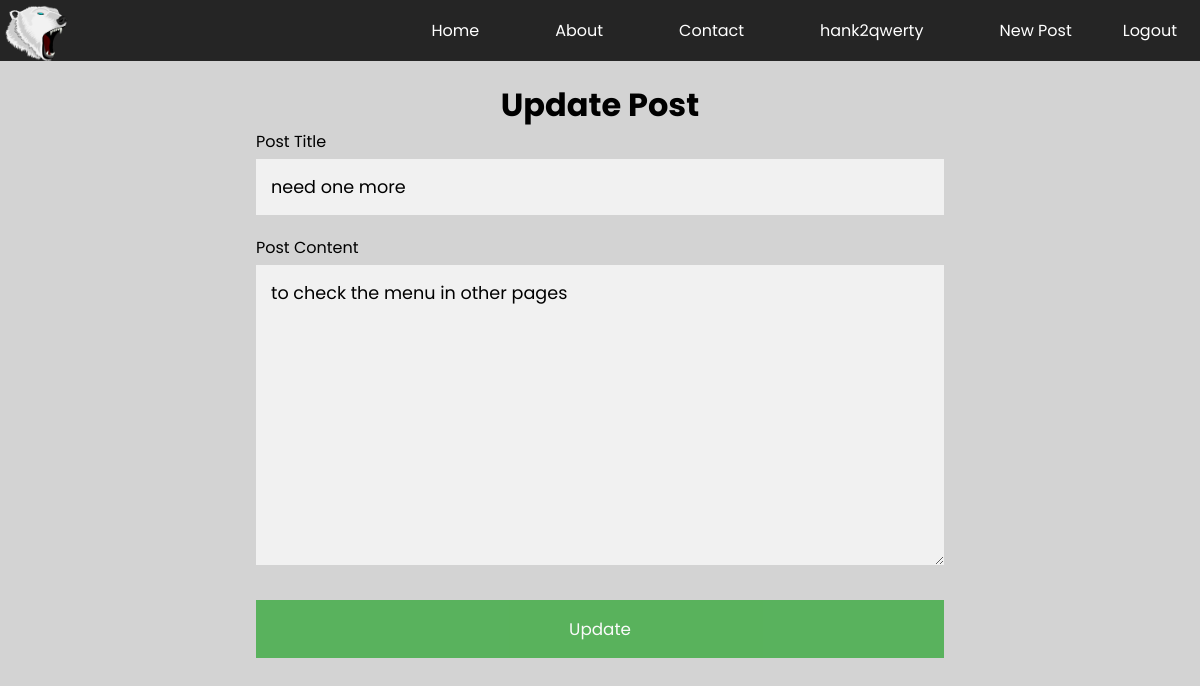
Screenshot of /post/35/update (signed in) with the database file from the repository.
### flaskblog/model.py (models this page shows, shortened)
class User(db.Model, UserMixin):
    id = db.Column(db.Integer, primary_key=True)
    username = db.Column(db.String(20), nullable=False, unique=True)
    email = db.Column(db.String(210), nullable=False, unique=True)
    password = db.Column(db.String(60), nullable=False)
    profile_img = db.Column(
        db.String(20), nullable=False, default='default.jpg')
    posts = db.relationship("Post", backref='author', lazy=True)

class Post(db.Model):
    id = db.Column(db.Integer, primary_key=True)
    title = db.Column(db.String(250), nullable=False)
    post_date = db.Column(db.DateTime, nullable=False,
                          default=datetime.utcnow)
    content = db.Column(db.Text, nullable=False)
    user_id = db.Column(db.Integer, db.ForeignKey('user.id'), nullable=False)

### flaskblog/posts/routes.py (the view)
@posts.route("/post/<int:post_id>/update", methods=['GET', 'POST'])
@login_required
def update_post(post_id):
    post = Post.query.get_or_404(post_id)
    if post.author != current_user:
        abort(403)
    form = PostForm()
    if form.validate_on_submit():
        post.title = form.title.data
        post.content = form.content.data
        db.session.commit()
        flash('Post updated', 'success')
        return redirect(url_for('posts.post', post_id=post_id))
    elif request.method == "GET":
        form.submit.label.text = "Update"
        form.title.data = post.title
        form.content.data = post.content
    return render_template('newPost.html', form=form, legend="Update Post")

### flaskblog/posts/forms.py
class PostForm(FlaskForm):
    title = StringField('Post Title', validators=(
        [DataRequired(), Length(min=1, max=250)]))
    content = TextAreaField('Post Content', validators=([DataRequired()]))
    submit = SubmitField('Post')

### flaskblog/model.py (called while the page is built)
@login_manager.user_loader
def load_user(user_id):
    return User.query.get(int(user_id))

### flaskblog/templates/newPost.html (shortened to what this page needs)
{%extends "layout.html"%} {% block title%} {{legend}} {% endblock title%} {% block
style%}
<link
    rel="stylesheet"
    href="{{ url_for('static', filename='styles/inputs.css') }}"
/>
<link
    rel="stylesheet"
    href="{{ url_for('static', filename='styles/newPost.css') }}"
/>
{%endblock style%} {%block main%}
<h1>{{legend}}</h1>
<div class="input-container">
    <form action="" method="post">
        <div class="title-container feild">
            {{form.title.label(class='title-label')}} {%if form.title.errors%}
            {{form.title(class='user-label error', autocomplete='off')}} {%for error
            in form.title.errors%}
            <span class="error-msg">{{error}}</span>
            {% endfor %} {%else%} {{form.title(class='title', autocomplete='off')}}
            {%endif%}
        </div>
        <div class="content feild">
            {{form.content.label(class='user-label')}} {%if form.content.errors%}
            {{form.content(class='user-label error')}} {%for error in
            form.content.errors%}
            <span class="error-msg">{{error}}</span>
            {% endfor %} {%else%} {{form.content(class='content')}} {%endif%}
        </div>
        {{form.submit(class='postbtn registerbtn')}}
    </form>
</div>
{%endblock main%}

### flaskblog/templates/layout.html (shortened to what this page needs)
<!DOCTYPE html>
<html lang="en">
    <head>
        <link
            rel="stylesheet"
            href="{{ url_for('static', filename='styles/main.css') }}"
        />
        {% block style %} {% endblock style%}
    </head>
    <body>
        <nav>
            <a href="/home">
                <img
                    src="{{ url_for('static', filename='images/logo1v2.png') }}"
                    alt="Polar Code Logo"
                    class="logo"
                />
            </a>
            <ul class="links">
                <li class="link"><a href="{{url_for('main.home')}}">Home</a></li>
                <li class="link"><a href="{{url_for('main.about')}}">About</a></li>
                <li class="link">
                    <a href="{{url_for('main.contact')}}">Contact</a>
                </li>
                {%if current_user.is_authenticated %}
                <li class="link">
                    <a href="{{url_for('users.account')}}"
                        >{{current_user.username}}</a
                    >
                </li>
                <li class="link">
                    <a href="{{url_for('posts.new_post')}}">New Post</a>
                </li>
                <li class="link last">
                    <a href="{{url_for('users.logout')}}">Logout</a>
                </li>
                {%else%}
                <li class="link"><a href="{{url_for('users.login')}}">Login</a></li>
                <li class="link last">
                    <a href="{{url_for('users.regester')}}">Regester</a>
                </li>
                {%endif%}
            </ul>
        </nav>
        <main>{% block main %} {%endblock main%}</main>
    </body>
</html>

### flaskblog/static/styles/main.css (style rules this page uses)
* { margin: 0; padding: 0; box-sizing: border-box; font-family: "Poppins", sans-serif; }
body { background-color: #d3d3d3; }
nav { display: flex; padding: 10px; background-color: #252525; justify-content: space-between; position: relative; }
.links { list-style: none; display: flex; align-items: center; justify-content: space-between; font-size: 1rem; }
.link { padding: 8px; margin: 0 30px; }
.link > a { color: white; text-decoration: none; }
.last { margin: 0 5px; }
.logo { max-width: 7vw; max-height: 7vh; transform: rotateY(180deg); height: fit-content; position: absolute; top: 5px; left: 5px; }
main { width: 100%; margin: 20px auto; text-align: center; }

### flaskblog/static/styles/inputs.css (style rules this page uses)
.input-container { padding: 16px; padding-top: 0; width: 60%; margin: 0 auto; text-align: start; }
input[type="text"], input[type="password"] { width: 100%; padding: 15px; margin: 5px 0 0px 0; display: inline-block; border: none; background: #f1f1f1; font-size: 1.1em; }
.registerbtn { background-color: #4caf50; color: white; padding: 16px 20px; margin: 8px 0; border: none; cursor: pointer; width: 100%; opacity: 0.9; font-size: 1.05em; }
a { color: dodgerblue; }
.feild { margin-bottom: 20px; }

### flaskblog/static/styles/newPost.css (style rules this page uses)
textarea { width: 100%; padding: 15px; margin: 5px 0 0px 0; display: inline-block; border: none; background: #f1f1f1; font-size: 1.1em; }
textarea { height: 300px; resize: vertical; }

### rows the page displays
User: username "hank2qwerty"
Post: title "need one more", content "to check the menu in other pages"

### other values shown
{{ legend }} "Update Post"
